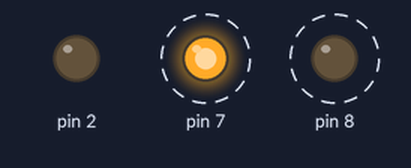
Bench run of a sketch on a simulated Arduino Uno, built with avr-gcc and run on an emulated ATmega328P. Parts: output pins drawn as LEDs (lit = HIGH). Dashed ring = blinking.

Above: at 0.5 s.
Timing chart, 0 to 4.6 s (numbered marks = the images above):
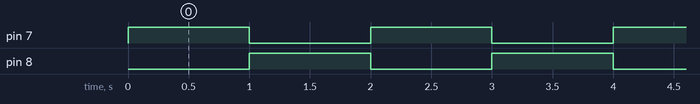

The sketch:

Blinking_LEDs.ino
```cpp
#include "SoftwareSerial.h"
int kounter=0;  //Ignore the rest of this line

void setup()
   {
    Serial.begin(9600);
    pinMode(2,OUTPUT);
    pinMode(7,OUTPUT);
    pinMode(8,OUTPUT);
   }

void loop()
   {
    kounter=kounter+1;
    digitalWrite(7,HIGH);
    digitalWrite(8,LOW);
    delay(1000);

    digitalWrite(7,LOW);
    digitalWrite(8,HIGH);
    delay(1000);
   }
```

Measured:
- by itself, pin 7, pin 8: alternates HIGH for 1.0 s and LOW for 1.0 s
